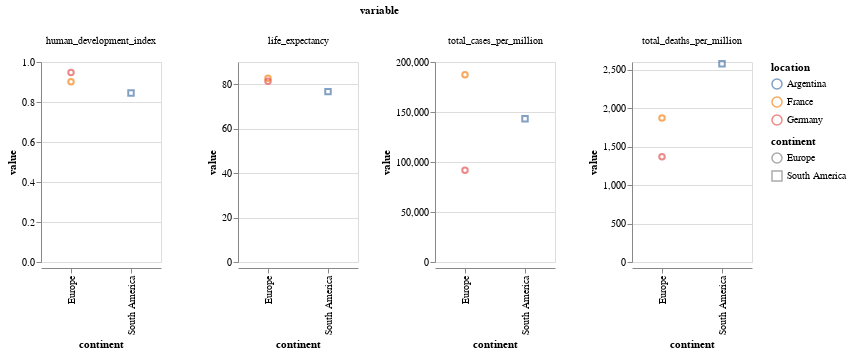

Here is the notebook cell this chart was saved with:
### Code cell
import altair as alt
fig = alt.Chart(df_long_form, width=120, height=200).mark_point().encode(
    y="value", 
    shape="continent", 
    column="variable", 
    color="location", 
    x="continent", 
    tooltip=["location", "continent"]
).resolve_scale(y="independent")
fig

### Figure 1 — Vega-Lite specification as saved in the notebook (floating-point values rounded to 4 significant figures)
{"config": {"view": {"continuousWidth": 400, "continuousHeight": 300}}, "data": {"name": "data-86f8a05ec995bf9e1213b37eb26b8e37"}, "mark": "point", "encoding": {"color": {"type": "nominal", "field": "location"}, "column": {"type": "nominal", "field": "variable"}, "shape": {"type": "nominal", "field": "continent"}, "tooltip": [{"type": "nominal", "field": "location"}, {"type": "nominal", "field": "continent"}], "x": {"type": "nominal", "field": "continent"}, "y": {"type": "quantitative", "field": "value"}}, "height": 200, "resolve": {"scale": {"y": "independent"}}, "width": 120, "$schema": "https://vega.github.io/schema/vega-lite/v4.8.1.json", "datasets": {"data-86f8a05ec995bf9e1213b37eb26b8e37": [{"continent": "South America", "location": "Argentina", "variable": "total_cases_per_million", "value": 143300.0}, {"continent": "Europe", "location": "France", "variable": "total_cases_per_million", "value": 187200.0}, {"continent": "Europe", "location": "Germany", "variable": "total_cases_per_million", "value": 91660.0}, {"continent": "South America", "location": "Argentina", "variable": "total_deaths_per_million", "value": 2579.0}, {"continent": "Europe", "location": "France", "variable": "total_deaths_per_million", "value": 1871.0}, {"continent": "Europe", "location": "Germany", "variable": "total_deaths_per_million", "value": 1368.0}, {"continent": "South America", "location": "Argentina", "variable": "people_vaccinated_per_hundred", "value": null}, {"continent": "Europe", "location": "France", "variable": "people_vaccinated_per_hundred", "value": null}, {"continent": "Europe", "location": "Germany", "variable": "people_vaccinated_per_hundred", "value": null}, {"continent": "South America", "location": "Argentina", "variable": "life_expectancy", "value": 76.67}, {"continent": "Europe", "location": "France", "variable": "life_expectancy", "value": 82.66}, {"continent": "Europe", "location": "Germany", "variable": "life_expectancy", "value": 81.33}, {"continent": "South America", "location": "Argentina", "variable": "human_development_index", "value": 0.845}, {"continent": "Europe", "location": "France", "variable": "human_development_index", "value": 0.901}, {"continent": "Europe", "location": "Germany", "variable": "human_development_index", "value": 0.947}]}}
